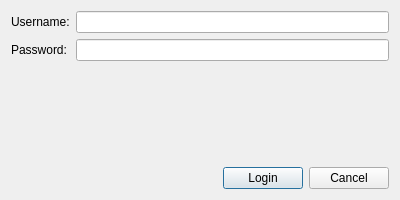
<?xml version="1.0" encoding="UTF-8"?>
<ui version="4.0">
 <class>AdminLoginDialog</class>
 <widget class="QDialog" name="AdminLoginDialog">
  <property name="geometry">
   <rect>
    <x>0</x>
    <y>0</y>
    <width>400</width>
    <height>200</height>
   </rect>
  </property>
  <property name="windowTitle">
   <string>Admin Login</string>
  </property>
  <layout class="QVBoxLayout" name="verticalLayout">
   <item>
    <layout class="QFormLayout" name="formLayout">
     <item row="0" column="0">
    <widget class="QLabel" name="label">
     <property name="text">
      <string>Username:</string>
     </property>
    </widget>
   </item>
     <item row="0" column="1">
      <widget class="QLineEdit" name="usernameEdit"/>
   </item>
     <item row="1" column="0">
    <widget class="QLabel" name="label_2">
     <property name="text">
      <string>Password:</string>
     </property>
    </widget>
   </item>
     <item row="1" column="1">
      <widget class="QLineEdit" name="passwordEdit">
     <property name="echoMode">
      <enum>QLineEdit::Password</enum>
     </property>
    </widget>
     </item>
    </layout>
   </item>
   <item>
    <layout class="QHBoxLayout" name="horizontalLayout">
     <item>
      <spacer name="horizontalSpacer">
       <property name="orientation">
        <enum>Qt::Horizontal</enum>
       </property>
       <property name="sizeHint" stdset="0">
        <size>
         <width>40</width>
         <height>20</height>
        </size>
       </property>
      </spacer>
     </item>
     <item>
      <widget class="QPushButton" name="loginButton">
       <property name="text">
        <string>Login</string>
       </property>
      </widget>
     </item>
     <item>
      <widget class="QPushButton" name="cancelButton">
       <property name="text">
        <string>Cancel</string>
       </property>
      </widget>
     </item>
    </layout>
   </item>
  </layout>
 </widget>
 <resources/>
 <connections/>
</ui> 
